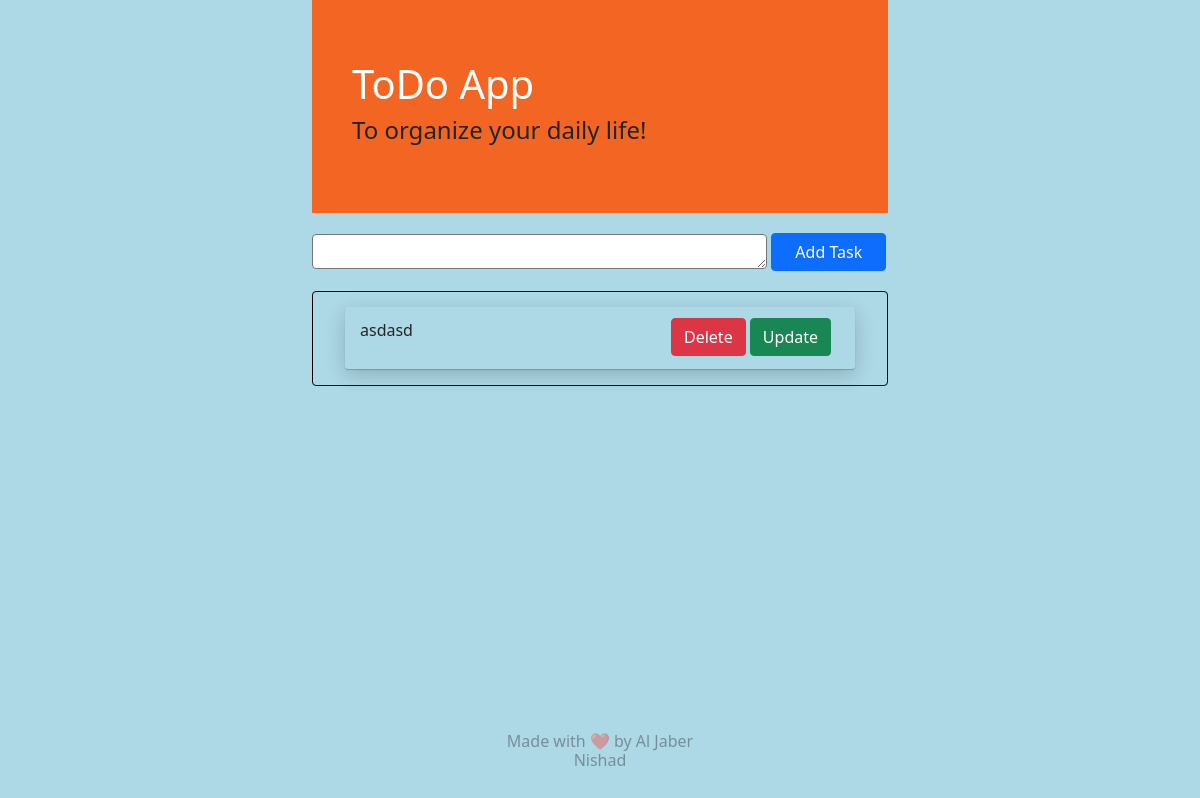
Before: / with the older database file.
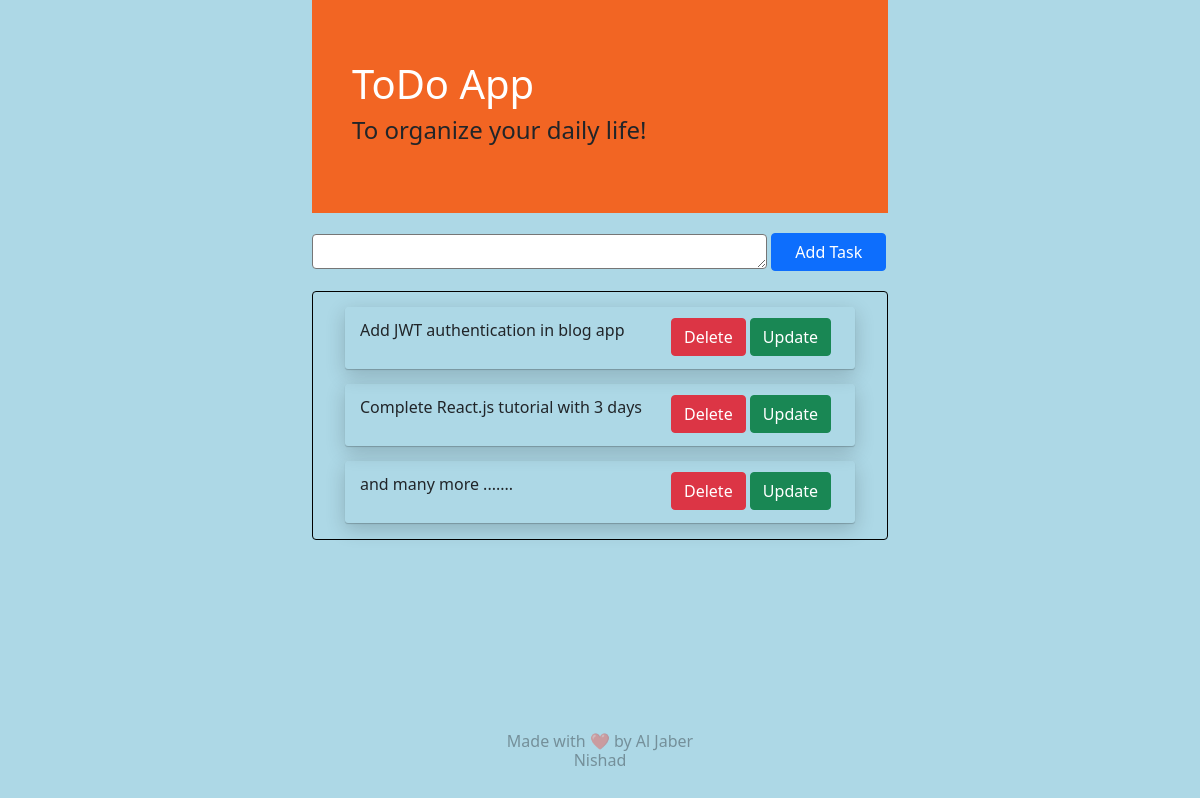
After: the same page with the newer database file.
### tasks/models.py (models this page shows)
class task_info(models.Model):
  title = models.CharField(verbose_name="Title", max_length=50,)
  details = models.CharField(verbose_name="Details", max_length=256, blank=True)
  complete = models.BooleanField()
  def __str__(self):
      return self.title

### tasks/views.py (the view)
# urls.py: path('', views.index, name="index"),
def index(request):
  form = task_infoForm()
  tasks = task_info.objects.all()
  if request.method == 'POST':
    form = task_infoForm(request.POST)
    if form.is_valid():
      form.save()
      return HttpResponseRedirect('/')
  return render(request, 'tasks/index.html', {'form': form, 'tasks': tasks})

### tasks/forms.py
class task_infoForm(ModelForm):
    class Meta:
        model = task_info
        fields = '__all__'
        widgets = {
            'title': Textarea(attrs={'class':'input'}),
            'details': Textarea(attrs={'class':'details_input'})
        }

### tasks/templates/tasks/index.html (shortened to what this page needs)
{% extends 'tasks/tasks_base.html' %}
{% load static %}
{% block body_block %}
  <div class="inputTask">
    <form method="POST">
      {{ form.title }}
      <input class="button btn btn-primary" type="submit" value="Add Task">
    </form>
  </div>
  {% if tasks %}
    <div class="showTask">
  {% else %}
    <div>
  {% endif %}
    <ol>
      {% for item in tasks %}
      <div class="taskItem">
        <li class="single_task">
          {% if item.complete %}
            <p><strike>{{ item }}</strike></p>
          {% else %}
            <p>{{ item }}</p>
          {% endif %}
          <div class="right-btn">
            <a href="{% url 'tasks:delete' item.id %}" class="btn btn-danger">Delete</a>
            <a href="{% url 'tasks:update' item.id %}" class="btn btn-success">Update</a>
          </div>
        </li>
      </div>
      {% endfor %}
    </ol>
  </div>
{% endblock body_block %}

### tasks/templates/tasks/tasks_base.html (shortened to what this page needs)
<!DOCTYPE html>
{% load static %}
<html lang="en">
<head>
  <link href="https://cdn.jsdelivr.net/npm/bootstrap@5.0.2/dist/css/bootstrap.min.css" rel="stylesheet">
  <link rel="stylesheet" href="{% static 'style.css' %}">
</head>
<body>
  <div class="container">
    <div class="header">
      <h1><a href="{% url 'tasks:index' %}">ToDo App</a></h1>
      <h4>To organize your daily life!</h4>
    </div>
    {% block body_block %}
    {% endblock body_block %}
    <h6 class="footerBlock">
      Made with ❤️ by Al Jaber Nishad
    </h6>
  </div>
</body>
</html>

### static/style.css (style rules this page uses)
body { background-color: rgb(240, 240, 240); }
@media only screen and (min-width: 900px) { body { background-color: lightblue; } }
@media only screen and (min-width: 900px) { .container { width: 50%; } }
.header { background-color: rgba(255, 81, 0, 0.849); padding: 60px 40px 60px; }
.header h1 a { text-decoration: none; color: white; }
.footerBlock { text-align: center; margin: auto; position: fixed; right: 40%; left: 40%; bottom: 30px; opacity: 40%; }
.inputTask { margin: 20px 0; }
.inputTask .input { width: 79%; height: 35px; vertical-align: middle; border-radius: 4px; }
.inputTask .button { width: 20%; }
.showTask { border: 1px solid black; border-radius: 4px; position: relative; }
.showTask ol { padding-right: 2rem; }
.showTask li { margin: 15px 0; box-shadow: 0 1px 1px 0 rgba(0, 0, 0, 0.2), 0 6px 20px 0 rgba(0, 0, 0, 0.19); padding: 5px; vertical-align: middle; padding: 11px 0 1px 0; list-style-type: none; border-radius: 3px; padding-bottom: 11px; }
.showTask li p { display: inline-block; padding-left: 15px; }
.showTask li div { display: inline-block; position: absolute; right: 3.5rem; }
.right-btn { position: relative; right: 0px; }

Changed rows visible on the page:
removed task_info: title "asdasd"
added task_info: title "Add JWT authentication in blog app"
added task_info: title "Complete React.js tutorial with 3 days"
added task_info: title "and many more ......."
